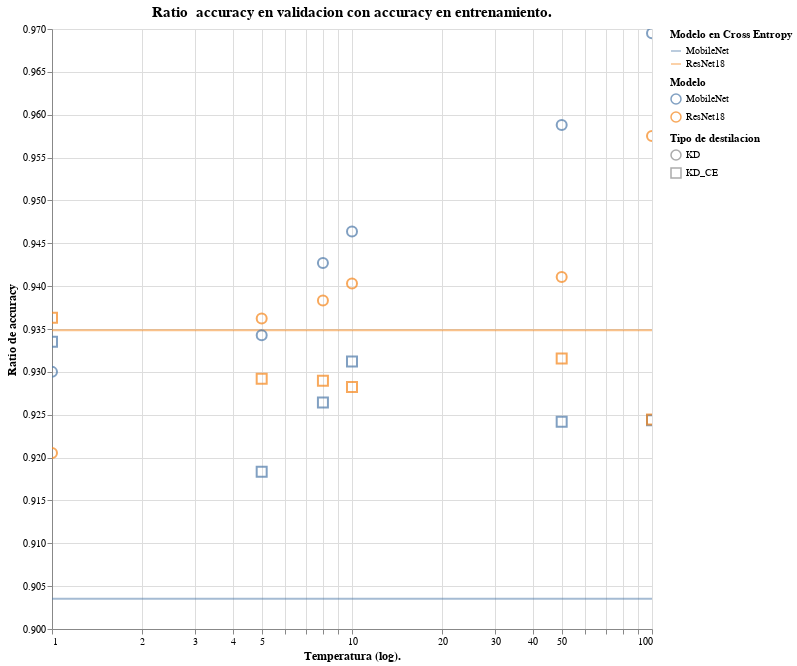

The notebook cell saved with this chart:
### Code cell
field="test/train"
chart=alt.Chart(source,title="Ratio  accuracy en validacion con accuracy en entrenamiento.").mark_point(size=100).encode(
        alt.Y(field, type='quantitative',title="Ratio de accuracy",scale=alt.Scale(zero=False,base=10,type='linear')),
        alt.X("temp", type='quantitative',title="Temperatura (log).",scale=alt.Scale(zero=False,base=10,type='log')),
        color=alt.Color('student', legend=alt.Legend(title="Modelo")),
        shape=alt.Shape('dist', legend=alt.Legend(title="Tipo de destilacion")),
        #size=50
    ).interactive()

bar=alt.Chart(bar_source).mark_rule(opacity=0.5).encode(
                    y=field,
                    color=alt.Color('model', legend=alt.Legend(title="Modelo")),
                    stroke=alt.Stroke('model', legend=alt.Legend(title="Modelo en Cross Entropy")),
                    size=alt.value(2))
d=bar+chart
d.properties(width=600,height=600).configure_axis(titleFontSize=12).configure_title(fontSize=15)

### Figure 1 — Vega-Lite specification as saved in the notebook (floating-point values rounded to 4 significant figures)
{"config": {"view": {"continuousWidth": 400, "continuousHeight": 300}, "axis": {"titleFontSize": 12}, "title": {"fontSize": 15}}, "layer": [{"data": {"name": "data-84c7761525b4e21072f211150b98bac5"}, "mark": {"type": "rule", "opacity": 0.5}, "encoding": {"color": {"type": "nominal", "field": "model", "legend": {"title": "Modelo"}}, "size": {"value": 2}, "stroke": {"type": "nominal", "field": "model", "legend": {"title": "Modelo en Cross Entropy"}}, "y": {"type": "quantitative", "field": "test/train"}}}, {"data": {"name": "data-fc36ee083b745963941ff8b426367489"}, "mark": {"type": "point", "size": 100}, "encoding": {"color": {"type": "nominal", "field": "student", "legend": {"title": "Modelo"}}, "shape": {"type": "nominal", "field": "dist", "legend": {"title": "Tipo de destilacion"}}, "x": {"type": "quantitative", "field": "temp", "scale": {"base": 10, "type": "log", "zero": false}, "title": "Temperatura (log)."}, "y": {"type": "quantitative", "field": "test/train", "scale": {"base": 10, "type": "linear", "zero": false}, "title": "Ratio de accuracy"}}, "selection": {"selector085": {"type": "interval", "bind": "scales", "encodings": ["x", "y"]}}, "title": "Ratio  accuracy en validacion con accuracy en entrenamiento."}], "height": 600, "width": 600, "$schema": "https://vega.github.io/schema/vega-lite/v4.8.1.json", "datasets": {"data-84c7761525b4e21072f211150b98bac5": [{"model": "ResNet18", "test/acc": 93.34, "test/loss ": 0.5333, "train/acc": 99.85, "train/loss ": 0.004576, "epoch": 399, "train_step": 156400, "test_step": 40000, "test_acc": 93.34, "delta_test": -0.6, "test/train": 0.9348, "dist": "CE"}, {"model": "MobileNet", "test/acc": 89.94, "test/loss ": 0.5806, "train/acc": 99.54, "train/loss ": 0.01374, "epoch": 399, "train_step": 156400, "test_step": 40000, "test_acc": 89.94, "delta_test": -4.0, "test/train": 0.9035, "dist": "CE"}], "data-fc36ee083b745963941ff8b426367489": [{"Unnamed: 0": 0, "test_acc": 87.79, "test_teacher/acc": 93.94, "test_loss": 0.03968, "test_eval": 0.4199, "train_acc": 94.4, "train_teacher/acc": 99.91, "train_loss": 0.0156, "train_eval": 0.1557, "epoch": 50, "lr": 0.001, "resume": false, "epochs": 50, "train_batch_size": 128, "test_batch_size": 128, "student": "MobileNet", "teacher": "ResNet101", "distillation": "KD,T-1", "transform": "none,", "dataset": "None", "exp_name": "KD_normal", "temp": 1, "dist": "KD", "delta_test": -6.15, "test/train": 0.93}, {"Unnamed: 0": 1, "test_acc": 89.61, "test_teacher/acc": 93.94, "test_loss": 0.01116, "test_eval": 1.359, "train_acc": 94.69, "train_teacher/acc": 99.9, "train_loss": 0.007301, "train_eval": 0.4386, "epoch": 50, "lr": 0.001, "resume": false, "epochs": 50, "train_batch_size": 128, "test_batch_size": 128, "student": "MobileNet", "teacher": "ResNet101", "distillation": "KD,T-10", "transform": "none,", "dataset": "None", "exp_name": "KD_normal", "temp": 10, "dist": "KD", "delta_test": -4.33, "test/train": 0.9464}, {"Unnamed: 0": 2, "test_acc": 84.22, "test_teacher/acc": 93.94, "test_loss": 0.0004122, "test_eval": 2.145, "train_acc": 86.87, "train_teacher/acc": 99.91, "train_loss": 0.0002665, "train_eval": 1.368, "epoch": 50, "lr": 0.001, "resume": false, "epochs": 50, "train_batch_size": 128, "test_batch_size": 128, "student": "MobileNet", "teacher": "ResNet101", "distillation": "KD,T-100", "transform": "none,", "dataset": "None", "exp_name": "KD_normal", "temp": 100, "dist": "KD", "delta_test": -9.72, "test/train": 0.9695}, {"Unnamed: 0": 3, "test_acc": 88.62, "test_teacher/acc": 93.94, "test_loss": 0.02226, "test_eval": 1.119, "train_acc": 94.86, "train_teacher/acc": 99.92, "train_loss": 0.01261, "train_eval": 0.3385, "epoch": 50, "lr": 0.001, "resume": false, "epochs": 50, "train_batch_size": 128, "test_batch_size": 128, "student": "MobileNet", "teacher": "ResNet101", "distillation": "KD,T-5", "transform": "none,", "dataset": "None", "exp_name": "KD_normal", "temp": 5, "dist": "KD", "delta_test": -5.32, "test/train": 0.9343}, {"Unnamed: 0": 4, "test_acc": 87.52, "test_teacher/acc": 93.94, "test_loss": 0.0009924, "test_eval": 1.763, "train_acc": 91.28, "train_teacher/acc": 99.91, "train_loss": 0.0006638, "train_eval": 0.8471, "epoch": 50, "lr": 0.001, "resume": false, "epochs": 50, "train_batch_size": 128, "test_batch_size": 128, "student": "MobileNet", "teacher": "ResNet101", "distillation": "KD,T-50", "transform": "none,", "dataset": "None", "exp_name": "KD_normal", "temp": 50, "dist": "KD", "delta_test": -6.42, "test/train": 0.9588}, {"Unnamed: 0": 5, "test_acc": 89.42, "test_teacher/acc": 93.94, "test_loss": 0.01408, "test_eval": 1.295, "train_acc": 94.86, "train_teacher/acc": 99.89, "train_loss": 0.009106, "train_eval": 0.4043, "epoch": 50, "lr": 0.001, "resume": false, "epochs": 50, "train_batch_size": 128, "test_batch_size": 128, "student": "MobileNet", "teacher": "ResNet101", "distillation": "KD,T-8", "transform": "none,", "dataset": "None", "exp_name": "KD_normal", "temp": 8, "dist": "KD", "delta_test": -4.52, "test/train": 0.9427}, {"Unnamed: 0": 6, "test_acc": 88.08, "test_teacher/acc": 93.94, "test_loss": 0.2265, "test_eval": 0.4152, "train_acc": 94.35, "train_teacher/acc": 99.91, "train_loss": 0.08609, "train_eval": 0.1563, "epoch": 50, "lr": 0.001, "resume": false, "epochs": 50, "train_batch_size": 128, "test_batch_size": 128, "student": "MobileNet", "teacher": "ResNet101", "distillation": "KD_CE,T-1", "transform": "none,", "dataset": "None", "exp_name": "KD_normal", "temp": 1, "dist": "KD_CE", "delta_test": -5.86, "test/train": 0.9335}, {"Unnamed: 0": 7, "test_acc": 88.14, "test_teacher/acc": 93.94, "test_loss": 20.99, "test_eval": 0.4191, "train_acc": 94.65, "train_teacher/acc": 99.92, "train_loss": 7.49, "train_eval": 0.1492, "epoch": 50, "lr": 0.001, "resume": false, "epochs": 50, "train_batch_size": 128, "test_batch_size": 128, "student": "MobileNet", "teacher": "ResNet101", "distillation": "KD_CE,T-10", "transform": "none,", "dataset": "None", "exp_name": "KD_normal", "temp": 10, "dist": "KD_CE", "delta_test": -5.8, "test/train": 0.9312}, {"Unnamed: 0": 8, "test_acc": 87.4, "test_teacher/acc": 93.94, "test_loss": 2283.0, "test_eval": 0.4566, "train_acc": 94.55, "train_teacher/acc": 99.92, "train_loss": 775.2, "train_eval": 0.155, "epoch": 50, "lr": 0.001, "resume": false, "epochs": 50, "train_batch_size": 128, "test_batch_size": 128, "student": "MobileNet", "teacher": "ResNet101", "distillation": "KD_CE,T-100", "transform": "none,", "dataset": "None", "exp_name": "KD_normal", "temp": 100, "dist": "KD_CE", "delta_test": -6.54, "test/train": 0.9244}, {"Unnamed: 0": 9, "test_acc": 86.95, "test_teacher/acc": 93.94, "test_loss": 5.556, "test_eval": 0.4424, "train_acc": 94.68, "train_teacher/acc": 99.9, "train_loss": 1.906, "train_eval": 0.1504, "epoch": 50, "lr": 0.001, "resume": false, "epochs": 50, "train_batch_size": 128, "test_batch_size": 128, "student": "MobileNet", "teacher": "ResNet101", "distillation": "KD_CE,T-5", "transform": "none,", "dataset": "None", "exp_name": "KD_normal", "temp": 5, "dist": "KD_CE", "delta_test": -6.99, "test/train": 0.9183}, {"Unnamed: 0": 10, "test_acc": 87.38, "test_teacher/acc": 93.94, "test_loss": 538.3, "test_eval": 0.4307, "train_acc": 94.55, "train_teacher/acc": 99.89, "train_loss": 191.2, "train_eval": 0.153, "epoch": 50, "lr": 0.001, "resume": false, "epochs": 50, "train_batch_size": 128, "test_batch_size": 128, "student": "MobileNet", "teacher": "ResNet101", "distillation": "KD_CE,T-50", "transform": "none,", "dataset": "None", "exp_name": "KD_normal", "temp": 50, "dist": "KD_CE", "delta_test": -6.56, "test/train": 0.9242}, {"Unnamed: 0": 11, "test_acc": 87.69, "test_teacher/acc": 93.94, "test_loss": 14.07, "test_eval": 0.4387, "train_acc": 94.65, "train_teacher/acc": 99.91, "train_loss": 4.91, "train_eval": 0.1525, "epoch": 50, "lr": 0.001, "resume": false, "epochs": 50, "train_batch_size": 128, "test_batch_size": 128, "student": "MobileNet", "teacher": "ResNet101", "distillation": "KD_CE,T-8", "transform": "none,", "dataset": "None", "exp_name": "KD_normal", "temp": 8, "dist": "KD_CE", "delta_test": -6.25, "test/train": 0.9264}, {"Unnamed: 0": 12, "test_acc": 90.85, "test_teacher/acc": 93.94, "test_loss": 0.03698, "test_eval": 0.4017, "train_acc": 98.69, "train_teacher/acc": 99.89, "train_loss": 0.004213, "train_eval": 0.03897, "epoch": 50, "lr": 0.001, "resume": false, "epochs": 50, "train_batch_size": 128, "test_batch_size": 128, "student": "ResNet18", "teacher": "ResNet101", "distillation": "KD,T-1", "transform": "none,", "dataset": "None", "exp_name": "KD_normal", "temp": 1, "dist": "KD", "delta_test": -3.09, "test/train": 0.9205}, {"Unnamed: 0": 13, "test_acc": 93.09, "test_teacher/acc": 93.94, "test_loss": 0.005187, "test_eval": 0.7573, "train_acc": 99.0, "train_teacher/acc": 99.91, "train_loss": 0.002482, "train_eval": 0.0482, "epoch": 50, "lr": 0.001, "resume": false, "epochs": 50, "train_batch_size": 128, "test_batch_size": 128, "student": "ResNet18", "teacher": "ResNet101", "distillation": "KD,T-10", "transform": "none,", "dataset": "None", "exp_name": "KD_normal", "temp": 10, "dist": "KD", "delta_test": -0.85, "test/train": 0.9403}, {"Unnamed: 0": 14, "test_acc": 88.45, "test_teacher/acc": 93.94, "test_loss": 0.0002914, "test_eval": 1.389, "train_acc": 92.37, "train_teacher/acc": 99.89, "train_loss": 0.0001686, "train_eval": 0.5819, "epoch": 50, "lr": 0.001, "resume": false, "epochs": 50, "train_batch_size": 128, "test_batch_size": 128, "student": "ResNet18", "teacher": "ResNet101", "distillation": "KD,T-100", "transform": "none,", "dataset": "None", "exp_name": "KD_normal", "temp": 100, "dist": "KD", "delta_test": -5.49, "test/train": 0.9575}, {"Unnamed: 0": 15, "test_acc": 92.65, "test_teacher/acc": 93.94, "test_loss": 0.01204, "test_eval": 0.7325, "train_acc": 98.96, "train_teacher/acc": 99.89, "train_loss": 0.004146, "train_eval": 0.05265, "epoch": 50, "lr": 0.001, "resume": false, "epochs": 50, "train_batch_size": 128, "test_batch_size": 128, "student": "ResNet18", "teacher": "ResNet101", "distillation": "KD,T-5", "transform": "none,", "dataset": "None", "exp_name": "KD_normal", "temp": 5, "dist": "KD", "delta_test": -1.29, "test/train": 0.9362}, {"Unnamed: 0": 16, "test_acc": 91.19, "test_teacher/acc": 93.94, "test_loss": 0.0005733, "test_eval": 0.9481, "train_acc": 96.9, "train_teacher/acc": 99.88, "train_loss": 0.0003462, "train_eval": 0.1805, "epoch": 50, "lr": 0.001, "resume": false, "epochs": 50, "train_batch_size": 128, "test_batch_size": 128, "student": "ResNet18", "teacher": "ResNet101", "distillation": "KD,T-50", "transform": "none,", "dataset": "None", "exp_name": "KD_normal", "temp": 50, "dist": "KD", "delta_test": -2.75, "test/train": 0.9411}, {"Unnamed: 0": 17, "test_acc": 92.91, "test_teacher/acc": 93.94, "test_loss": 0.006857, "test_eval": 0.7865, "train_acc": 99.02, "train_teacher/acc": 99.9, "train_loss": 0.003181, "train_eval": 0.04594, "epoch": 50, "lr": 0.001, "resume": false, "epochs": 50, "train_batch_size": 128, "test_batch_size": 128, "student": "ResNet18", "teacher": "ResNet101", "distillation": "KD,T-8", "transform": "none,", "dataset": "None", "exp_name": "KD_normal", "temp": 8, "dist": "KD", "delta_test": -1.03, "test/train": 0.9383}, {"Unnamed: 0": 18, "test_acc": 92.31, "test_teacher/acc": 93.94, "test_loss": 0.1839, "test_eval": 0.3355, "train_acc": 98.59, "train_teacher/acc": 99.89, "train_loss": 0.02301, "train_eval": 0.04102, "epoch": 50, "lr": 0.001, "resume": false, "epochs": 50, "train_batch_size": 128, "test_batch_size": 128, "student": "ResNet18", "teacher": "ResNet101", "distillation": "KD_CE,T-1", "transform": "none,", "dataset": "None", "exp_name": "KD_normal", "temp": 1, "dist": "KD_CE", "delta_test": -1.63, "test/train": 0.9363}, {"Unnamed: 0": 19, "test_acc": 91.68, "test_teacher/acc": 93.94, "test_loss": 20.92, "test_eval": 0.4181, "train_acc": 98.77, "train_teacher/acc": 99.9, "train_loss": 1.864, "train_eval": 0.03707, "epoch": 50, "lr": 0.001, "resume": false, "epochs": 50, "train_batch_size": 128, "test_batch_size": 128, "student": "ResNet18", "teacher": "ResNet101", "distillation": "KD_CE,T-10", "transform": "none,", "dataset": "None", "exp_name": "KD_normal", "temp": 10, "dist": "KD_CE", "delta_test": -2.26, "test/train": 0.9282}, {"Unnamed: 0": 20, "test_acc": 91.11, "test_teacher/acc": 93.94, "test_loss": 2181.0, "test_eval": 0.4362, "train_acc": 98.56, "train_teacher/acc": 99.9, "train_loss": 206.1, "train_eval": 0.04123, "epoch": 50, "lr": 0.001, "resume": false, "epochs": 50, "train_batch_size": 128, "test_batch_size": 128, "student": "ResNet18", "teacher": "ResNet101", "distillation": "KD_CE,T-100", "transform": "none,", "dataset": "None", "exp_name": "KD_normal", "temp": 100, "dist": "KD_CE", "delta_test": -2.83, "test/train": 0.9244}, {"Unnamed: 0": 21, "test_acc": 91.54, "test_teacher/acc": 93.94, "test_loss": 5.297, "test_eval": 0.423, "train_acc": 98.52, "train_teacher/acc": 99.91, "train_loss": 0.5367, "train_eval": 0.04225, "epoch": 50, "lr": 0.001, "resume": false, "epochs": 50, "train_batch_size": 128, "test_batch_size": 128, "student": "ResNet18", "teacher": "ResNet101", "distillation": "KD_CE,T-5", "transform": "none,", "dataset": "None", "exp_name": "KD_normal", "temp": 5, "dist": "KD_CE", "delta_test": -2.4, "test/train": 0.9292}, {"Unnamed: 0": 22, "test_acc": 91.88, "test_teacher/acc": 93.94, "test_loss": 490.3, "test_eval": 0.3922, "train_acc": 98.63, "train_teacher/acc": 99.9, "train_loss": 50.53, "train_eval": 0.04042, "epoch": 50, "lr": 0.001, "resume": false, "epochs": 50, "train_batch_size": 128, "test_batch_size": 128, "student": "ResNet18", "teacher": "ResNet101", "distillation": "KD_CE,T-50", "transform": "none,", "dataset": "None", "exp_name": "KD_normal", "temp": 50, "dist": "KD_CE", "delta_test": -2.06, "test/train": 0.9316}, {"Unnamed: 0": 23, "test_acc": 91.55, "test_teacher/acc": 93.94, "test_loss": 12.8, "test_eval": 0.3995, "train_acc": 98.55, "train_teacher/acc": 99.9, "train_loss": 1.344, "train_eval": 0.04166, "epoch": 50, "lr": 0.001, "resume": false, "epochs": 50, "train_batch_size": 128, "test_batch_size": 128, "student": "ResNet18", "teacher": "ResNet101", "distillation": "KD_CE,T-8", "transform": "none,", "dataset": "None", "exp_name": "KD_normal", "temp": 8, "dist": "KD_CE", "delta_test": -2.39, "test/train": 0.929}]}}
